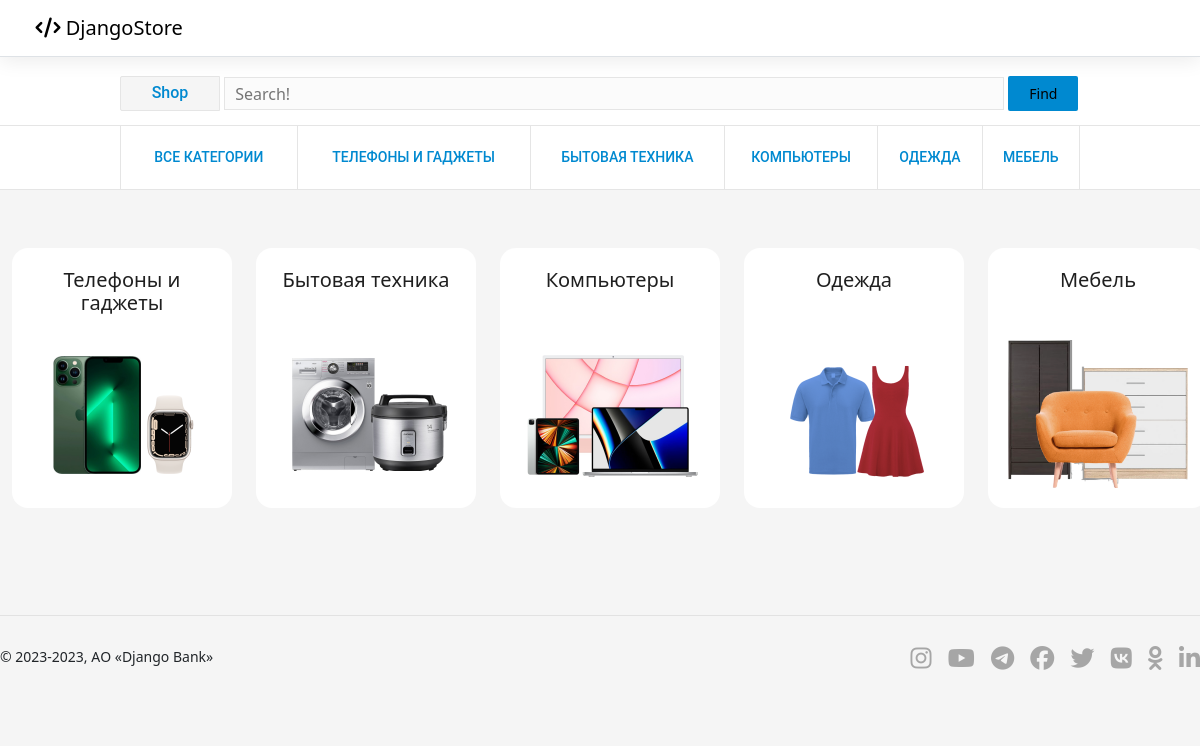
Page /shop on the committed database.
### e_shop/models.py (models this page shows, shortened)
class Category(models.Model):
    name = models.CharField(max_length=100)
    image = models.ImageField(upload_to='category/', null=True, blank=True)
    class Meta:
        verbose_name = 'Категории'
        verbose_name_plural = 'Категории'

### e_shop/views.py (the view)
# urls.py: path('shop', ShopAlmaty, name='shop_url'),
def ShopAlmaty(request):
    category = Category.objects.all()
    context = {
        'Category': category,
        }
    return render(request, 'shop.html', context)

### templates/shop.html (shortened to what this page needs)
{% extends 'base.html' %}
{% block content %}
    <div class="header">
        <div class="search-bar">
            <form action="{% url 'search_url' %}" method="GET" class="search-bar_form">
                <a href="{% url 'shop_url' %}" class="search-bar_a">Shop</a>
                <div class="search-bar_wrapper">
                    <input type="text" class="search-bar_input-text" id="search_input" name="search_input" placeholder="Search!">
                    <input type="submit" class="search-bar_input-submit" id="submit_input" value="Find">
                </div>
            </form>
        </div>
    </div>
    <div>
        <nav class="nav">
            <div class="nav_div">
                <ul class="nav_list">
                    <li class="nav_li"><a href="{% url 'goods_url' %}" class="nav_li-link"><span class="nav_li-link-text">Все категории</span></a></li>
                    {% for category in Category %}
                        <li class="nav_li"><a href="{% url 'good_by_category_url' category.id %}" class="nav_li-link"><span class="nav_li-link-text">{{ category.name }}</span></a></li>
                    {% endfor %}
                </ul>
            </div>
        </nav>
    </div>
    <div class="django-shop">
        <div class="django-shop_wrapper">
            <div class="django-shop_slider">
                <div class="django-shop_slider-wrapper">
                    {% for category in Category %}
                        <a class="django-shop_slider-item" href="{% url 'good_by_category_url' category.id %}">
                            <span class="category-card_title">{{ category.name }}</span>
                            <span class="category-card_image"><img src="{{ category.image.url }}"></span>
                        </a>
                    {% endfor %}
                </div>
            </div>
        </div>
    </div>
{% endblock content %}

### static/main.css (style rules this page uses)
body { background-color: #f5f5f5; }
.django-shop { margin-top: 50px; margin-bottom: 50px; }
.django-shop_wrapper { max-width: 1200px; margin: 0 auto; position: relative; }
.django-shop_slider { margin-top: 38px; width: 1200px; height: 100%; min-height: 1px; }
.django-shop_slider-wrapper { display: flex; }
.django-shop_slider-item { margin-left: 0; display: flex; flex-direction: column; justify-content: space-between; text-decoration: none; padding: 20px; height: 260px; max-width: 220px; min-width: 220px; border-radius: 16px; margin: 7.5px 12px; background: #fff; }
.category-card_title { text-align: center; font-size: 20px; line-height: 23.44px; display: block; color: rgba(0,0,0,.88); }
.category-card_image { display: block; margin-top: 5px; }
.category-card_image img { width: 100%; }

### templates/shop.html (style rules this page uses)
.header { background: #fff; border-bottom: 1px solid #e5e5e5; }
.search-bar { width: 960px; max-width: 100%; margin-left: auto; margin-right: auto; padding: 14px 0; position: relative; }
.search-bar_form { padding-top: 5px; }
.search-bar_a { width: 100px; height: 35px; line-height: 32px; text-align: center; color: #0089d0; border: 1px solid #e5e5e5; border-radius: 2px 0 0 2px; font-family: "Roboto",Helvetica,Arial,sans-serif; font-weight: 500; background: #f5f5f5; display: inline-block; vertical-align: middle; cursor: pointer; text-decoration: none; }
.search-bar_wrapper { position: relative; display: inline-block; vertical-align: middle; }
.search-bar_input-text { appearance: none; vertical-align: middle; max-width: 100%; border: 1px solid #e5e5e5; margin-right: 0; height: 33px; width: 780px; background: #fbfbfb; border-radius: 0; padding: 0 20px 0 10px; }
.search-bar_input-submit { margin-bottom: 0; padding-left: 14px; padding-right: 14px; vertical-align: middle; display: inline-block; height: 35px; padding: 7px 21px; font-size: 14px; line-height: 21px; border: 0; border-radius: 2px; outline: 0; background: #0089d0; white-space: nowrap; text-decoration: none; cursor: pointer; transition: .01s; }
.nav { border-bottom: 1px solid #e5e5e5; background: #fff; position: relative; }
.nav_div { max-width: 100%; margin-left: auto; margin-right: auto; width: 960px; margin-bottom: 0; }
.nav_list { list-style: none; margin: 0; padding: 0; display: table; width: 960px; overflow: hidden; }
.nav_li { text-align: center; height: 63px; position: relative; display: table-cell; border-right: 1px solid #e5e5e5; }
.nav_li:first-child { border-left: 1px solid #e5e5e5; min-width: 140px; }
.nav_li-link { font-family: "Roboto",Helvetica,Arial,sans-serif; font-weight: 500; text-transform: uppercase; display: inline-block; text-align: center; line-height: 63px; height: 63px; cursor: pointer; text-decoration: none; color: #0089d0; }
.nav_li-link-text { display: inline-block; padding: 0 10px; vertical-align: middle; margin-top: -3px; font-size: 14px; line-height: 1.2; }

### rows in the picture
Category: name "ТЕЛЕФОНЫ И ГАДЖЕТЫ", name "Телефоны и гаджеты", image (picture)
Category: name "БЫТОВАЯ ТЕХНИКА", name "Бытовая техника", image (picture)
Category: name "КОМПЬЮТЕРЫ", name "Компьютеры", image (picture)
Category: name "ОДЕЖДА", name "Одежда", image (picture)
Category: name "МЕБЕЛЬ", name "Мебель", image (picture)
